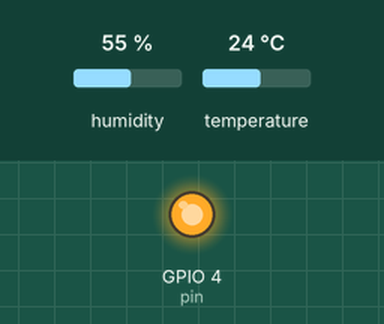
Simulated run of this program. Board: Raspberry Pi (BCM pin numbers). On the bench: output pins drawn as LEDs (lit = HIGH). The inputs (shaded band) are chosen by the test bench; at power-on: humidity 55 %, temperature 24 °C. The interpreter's speed is modelled, so counts of loop turns are approximate; what the program prints to the terminal is not drawn. At 21.3 s the program stops and its outputs stay as they are.

Above: at 0.2 s.
Timing chart, 0 to 1.7 s (numbered marks = the images above):
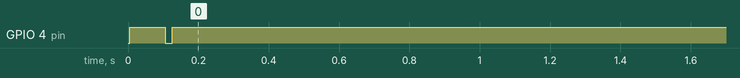

Measured:
- by itself, GPIO 4 (pin): LOW → HIGH at 0.01 s, → LOW 0.10 s later, → HIGH 0.02 s later

The program:

dht22_pi5.py
```python
#!/usr/bin/env python3
"""
Raspberry Pi 5用 DHT22センサーライブラリ
lgpioを使用してDHT22プロトコルを実装
"""

import time
import lgpio
from typing import Optional, Tuple

class DHT22_Pi5:
    """Raspberry Pi 5用 DHT22センサークラス"""

    def __init__(self, pin: int = 4):
        """
        DHT22センサーを初期化

        Args:
            pin: GPIO pin number (default: 4)
        """
        self.pin = pin
        self.handle = None

    def _open_gpio(self):
        """GPIOチップを開く"""
        if self.handle is None:
            self.handle = lgpio.gpiochip_open(0)

    def _close_gpio(self):
        """GPIOチップを閉じる"""
        if self.handle is not None:
            lgpio.gpiochip_close(self.handle)
            self.handle = None

    def _send_start_signal(self):
        """DHT22に開始信号を送信（改良版）"""
        # ピンを出力に設定してHIGHにする（安定化）
        lgpio.gpio_claim_output(self.handle, self.pin, 1)  # 初期値HIGH
        time.sleep(0.1)  # 100ms待機（安定化）

        # 開始信号：LOW
        lgpio.gpio_write(self.handle, self.pin, 0)  # LOW
        time.sleep(0.02)  # 20ms待機（少し長めに）

        # プルアップ信号：HIGH
        lgpio.gpio_write(self.handle, self.pin, 1)  # HIGH
        time.sleep(0.00004)  # 40μs待機（少し長めに）

        # ピンを入力に変更
        lgpio.gpio_free(self.handle, self.pin)
        lgpio.gpio_claim_input(self.handle, self.pin)

    def _read_response(self) -> Optional[list]:
        """DHT22からの応答を読み取り（改良版）"""
        data = []
        max_timeout = 50000  # タイムアウトを増加

        # DHT22の応答待ち（LOW → HIGH → LOW）
        # 応答信号の開始を待つ（LOW）
        timeout_count = 0
        while lgpio.gpio_read(self.handle, self.pin) == 1:
            timeout_count += 1
            if timeout_count > max_timeout:
                return None

        # 応答信号の継続を待つ（HIGH）
        timeout_count = 0
        while lgpio.gpio_read(self.handle, self.pin) == 0:
            timeout_count += 1
            if timeout_count > max_timeout:
                return None

        # 応答信号の終了を待つ（LOW）
        timeout_count = 0
        while lgpio.gpio_read(self.handle, self.pin) == 1:
            timeout_count += 1
            if timeout_count > max_timeout:
                return None

        # データビットを読み取り（40ビット）
        for i in range(40):
            # ビット開始の待機（HIGH）
            timeout_count = 0
            while lgpio.gpio_read(self.handle, self.pin) == 0:
                timeout_count += 1
                if timeout_count > max_timeout:
                    print(f"タイムアウト: ビット{i} 開始待ち")
                    return None

            # HIGHの継続時間をカウントで測定
            high_count = 0
            max_high_timeout = 5000 if i < 39 else 1000  # 最後のビットは短めのタイムアウト

            while lgpio.gpio_read(self.handle, self.pin) == 1:
                high_count += 1
                if high_count > max_high_timeout:
                    if i == 39:  # 最後のビット
                        # 最後のビットは終了しなくても良い
                        print(f"最後のビット{i}: HIGH継続（正常）")
                        break
                    else:
                        print(f"タイムアウト: ビット{i} HIGH継続")
                        return None

            # カウント値でビット値を判定
            # 閾値を動的に調整
            threshold = 80  # 基本閾値
            if high_count > threshold:
                data.append(1)
            else:
                data.append(0)

            # デバッグ情報（最初の数ビットのみ）
            if i < 5:
                print(f"ビット{i}: カウント={high_count}, 値={data[i]}")

        return data

    def _parse_data(self, data: list) -> Optional[Tuple[float, float]]:
        """データビットを温湿度に変換"""
        if len(data) != 40:
            return None

        # ビットを8ビットずつのバイトに変換
        bytes_data = []
        for i in range(0, 40, 8):
            byte = 0
            for j in range(8):
                byte = (byte << 1) + data[i + j]
            bytes_data.append(byte)

        # チェックサム検証
        checksum = (bytes_data[0] + bytes_data[1] + bytes_data[2] + bytes_data[3]) & 0xFF
        if checksum != bytes_data[4]:
            return None

        # 湿度計算（上位8ビット + 下位8ビット）
        humidity = ((bytes_data[0] << 8) + bytes_data[1]) / 10.0

        # 温度計算（上位8ビット + 下位8ビット、符号考慮）
        temperature = ((bytes_data[2] & 0x7F) << 8) + bytes_data[3]
        temperature = temperature / 10.0
        if bytes_data[2] & 0x80:  # 負の温度
            temperature = -temperature

        return temperature, humidity

    def read(self) -> Optional[Tuple[float, float]]:
        """
        温湿度を読み取り

        Returns:
            Tuple[float, float]: (temperature, humidity) or None if failed
        """
        try:
            self._open_gpio()

            # 開始信号を送信
            self._send_start_signal()

            # 応答を読み取り
            data = self._read_response()
            if data is None:
                return None

            # データを解析
            result = self._parse_data(data)
            return result

        except Exception as e:
            print(f"DHT22読み取りエラー: {e}")
            return None
        finally:
            self._close_gpio()

    def read_retry(self, retries: int = 3, delay: float = 2.0) -> Optional[Tuple[float, float]]:
        """
        リトライ付きで温湿度を読み取り

        Args:
            retries: リトライ回数
            delay: リトライ間隔（秒）

        Returns:
            Tuple[float, float]: (temperature, humidity) or None if failed
        """
        for attempt in range(retries):
            result = self.read()
            if result is not None:
                return result

            if attempt < retries - 1:
                time.sleep(delay)

        return None

def test_dht22_pi5():
    """DHT22 Pi5ライブラリのテスト"""
    print("🍓 DHT22 Pi5ライブラリテスト")
    print("=" * 50)

    sensor = DHT22_Pi5(pin=4)

    print("温湿度読み取りテスト（10回試行）...")

    success_count = 0
    for i in range(10):
        print(f"\n試行 {i+1}/10:")
        result = sensor.read()

        if result is not None:
            temperature, humidity = result
            print(f"✅ 成功: 温度 {temperature:.1f}°C, 湿度 {humidity:.1f}%")
            success_count += 1
        else:
            print("❌ 失敗: データ読み取りエラー")

        time.sleep(2)  # DHT22は2秒間隔が必要

    print(f"\n結果: {success_count}/10 回成功")

    if success_count > 0:
        print("🎉 DHT22からのデータ読み取りに成功しました！")
    else:
        print("⚠️  DHT22からのデータ読み取りに失敗しました。")
        print("配線を確認してください：")
        print("- DHT22 VCC → Pi Pin 1 (3.3V)")
        print("- DHT22 Data → Pi Pin 7 (GPIO 4)")
        print("- DHT22 GND → Pi Pin 9 (GND)")

if __name__ == "__main__":
    test_dht22_pi5()
```
